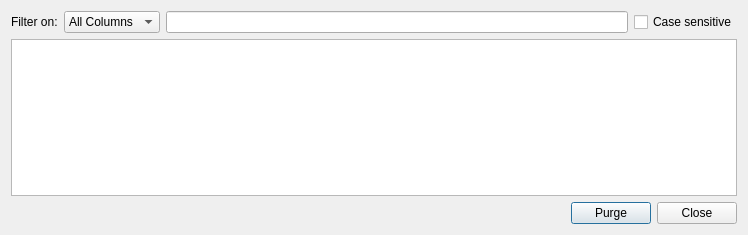
<?xml version="1.0" encoding="UTF-8"?>
<ui version="4.0">
 <class>DataManager</class>
 <widget class="QDialog" name="DataManager">
  <property name="geometry">
   <rect>
    <x>0</x>
    <y>0</y>
    <width>748</width>
    <height>235</height>
   </rect>
  </property>
  <property name="windowTitle">
   <string>Data Manager</string>
  </property>
  <layout class="QVBoxLayout" name="verticalLayout">
   <item>
    <layout class="QHBoxLayout" name="horizontalLayout">
     <item>
      <widget class="QLabel" name="label">
       <property name="text">
        <string>Filter on:</string>
       </property>
      </widget>
     </item>
     <item>
      <widget class="QComboBox" name="_filterColumn">
       <item>
        <property name="text">
         <string>All Columns</string>
        </property>
       </item>
       <item>
        <property name="text">
         <string>Name</string>
        </property>
       </item>
       <item>
        <property name="text">
         <string>Type</string>
        </property>
       </item>
       <item>
        <property name="text">
         <string>Samples</string>
        </property>
       </item>
       <item>
        <property name="text">
         <string>Properties</string>
        </property>
       </item>
      </widget>
     </item>
     <item>
      <widget class="QLineEdit" name="_filterText">
       <property name="focusPolicy">
        <enum>Qt::ClickFocus</enum>
       </property>
      </widget>
     </item>
     <item>
      <widget class="QCheckBox" name="_caseSensitive">
       <property name="text">
        <string>Case sensitive</string>
       </property>
      </widget>
     </item>
    </layout>
   </item>
   <item>
    <widget class="QSplitter" name="_splitter">
     <property name="layoutDirection">
      <enum>Qt::LeftToRight</enum>
     </property>
     <property name="orientation">
      <enum>Qt::Horizontal</enum>
     </property>
     <property name="childrenCollapsible">
      <bool>false</bool>
     </property>
     <widget class="QTreeView" name="_session">
      <property name="sizePolicy">
       <sizepolicy hsizetype="Expanding" vsizetype="Expanding">
        <horstretch>0</horstretch>
        <verstretch>0</verstretch>
       </sizepolicy>
      </property>
      <property name="alternatingRowColors">
       <bool>true</bool>
      </property>
     </widget>
    </widget>
   </item>
   <item>
    <layout class="QHBoxLayout" name="horizontalLayout_2">
     <item>
      <spacer name="horizontalSpacer">
       <property name="orientation">
        <enum>Qt::Horizontal</enum>
       </property>
       <property name="sizeHint" stdset="0">
        <size>
         <width>601</width>
         <height>20</height>
        </size>
       </property>
      </spacer>
     </item>
     <item>
      <widget class="QPushButton" name="_purge">
       <property name="text">
        <string>Purge</string>
       </property>
      </widget>
     </item>
     <item>
      <widget class="QDialogButtonBox" name="_buttonBox">
       <property name="sizePolicy">
        <sizepolicy hsizetype="Fixed" vsizetype="Fixed">
         <horstretch>0</horstretch>
         <verstretch>0</verstretch>
        </sizepolicy>
       </property>
       <property name="orientation">
        <enum>Qt::Horizontal</enum>
       </property>
       <property name="standardButtons">
        <set>QDialogButtonBox::Close</set>
       </property>
      </widget>
     </item>
    </layout>
   </item>
  </layout>
 </widget>
 <resources/>
 <connections>
  <connection>
   <sender>_buttonBox</sender>
   <signal>accepted()</signal>
   <receiver>DataManager</receiver>
   <slot>accept()</slot>
   <hints>
    <hint type="sourcelabel">
     <x>248</x>
     <y>254</y>
    </hint>
    <hint type="destinationlabel">
     <x>157</x>
     <y>274</y>
    </hint>
   </hints>
  </connection>
  <connection>
   <sender>_buttonBox</sender>
   <signal>rejected()</signal>
   <receiver>DataManager</receiver>
   <slot>reject()</slot>
   <hints>
    <hint type="sourcelabel">
     <x>316</x>
     <y>260</y>
    </hint>
    <hint type="destinationlabel">
     <x>286</x>
     <y>274</y>
    </hint>
   </hints>
  </connection>
 </connections>
</ui>
